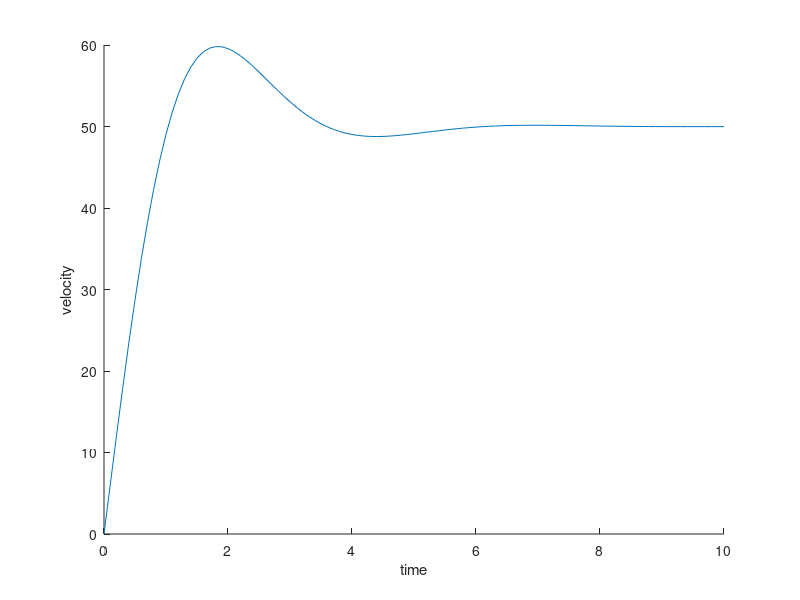

The MATLAB source for this figure:
%% PI

function PI_control

clear all; close all;

%% User Setting

kP =  1.0;
kI =  2.0;
r  = 50.0;
c  =  1.0;
m  =  1.0;
v  =  0.0; % initial velocity
tt = 10.0; % termination time

gamma = 0.5;

%% Computing

dt =  0.1;
t  =  0.0;
n  =  tt / dt + 1;
E  =  0.0;

for i = 1 : n - 1;
	e = error(v(i));
	u = input(e);
	a = deriv(u, v(i));
	v(i + 1) = v(i) + a * dt;
	t(i + 1) = t(i) + dt;
end

	function u = input(e)
	u = kP * e  + kI * E;
	end

	function e = error(v)
	e = r - v;
    E = E + e * dt;
	end

	function a = deriv(u, v)
	a = c * u / m - gamma * v;
	end

figure(1); hold on;
plot(t, v);
ylim([0, r + 10]);
xlabel('time'); ylabel('velocity');
end